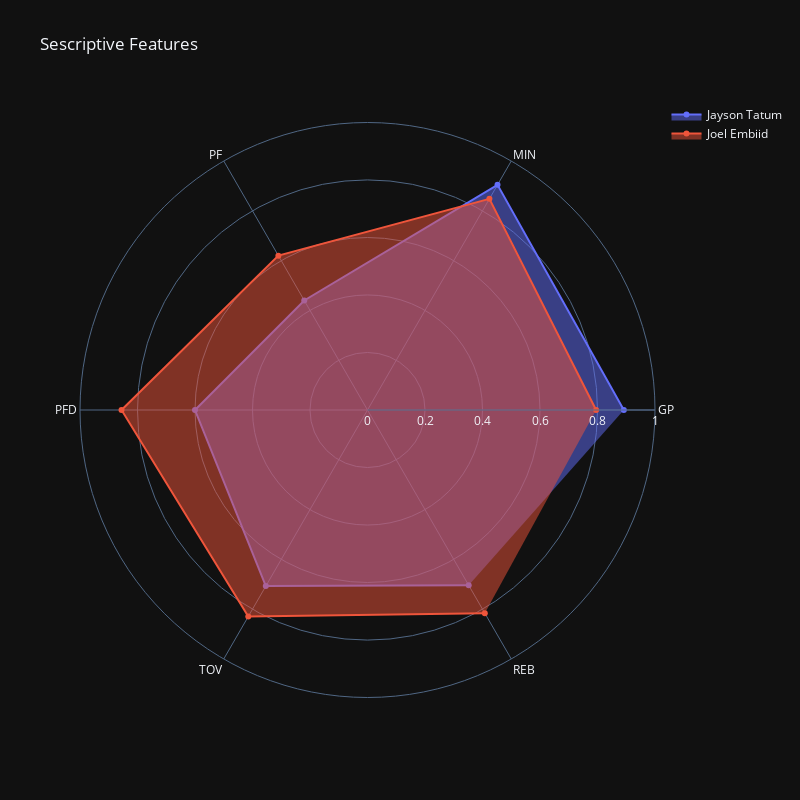

Source (notebook cell):
### Markdown cell above
#### Descriptive chart

### Code cell
plt.rcParams['figure.figsize'] = [8, 8]

fig = go.Figure()

fig.add_trace(go.Scatterpolar(
      r=auxA[playerA],
      theta=descriptive_features,
      fill='toself',
      name=playerA
))

fig.add_trace(go.Scatterpolar(
      r=auxB[playerB],
      theta=descriptive_features,
      fill='toself',
      name=playerB
))

fig.update_layout(
  polar=dict(
    radialaxis=dict(
      visible=True,
      range=[0, 1]
    )),
  showlegend=True,
  width=800, height=800,
  template="plotly_dark",
  title = 'Sescriptive Features'
)

fig.show()

### Figure 1 — Plotly figure (JSON) as saved in the notebook; plotly's stock layout.template omitted (floating-point values rounded to 4 significant figures)
{"data": [{"fill": "toself", "name": "Jayson Tatum", "r": [0.8916, 0.9044, 0.44, 0.6, 0.7073, 0.704], "theta": ["GP", "MIN", "PF", "PFD", "TOV", "REB"], "type": "scatterpolar"}, {"fill": "toself", "name": "Joel Embiid", "r": [0.7952, 0.848, 0.62, 0.8556, 0.8293, 0.816], "theta": ["GP", "MIN", "PF", "PFD", "TOV", "REB"], "type": "scatterpolar"}], "layout": {"height": 800, "polar": {"radialaxis": {"range": [0, 1], "visible": true}}, "showlegend": true, "title": {"text": "Sescriptive Features"}, "width": 800}}
